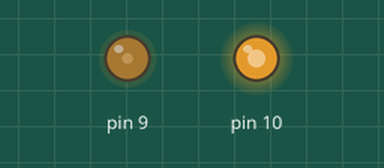
A sketch run on a simulated Arduino Uno, built with avr-gcc and run on an emulated ATmega328P. Parts: output pins drawn as LEDs (lit = HIGH).

Above: at 0.1 s.
Timing chart, 0 to 1.6 s (numbered marks = the images above):
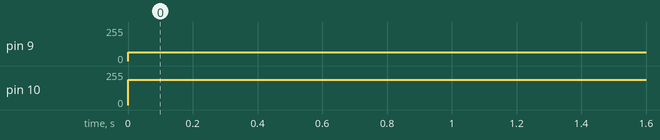

The sketch:

half_bridge_pwm.ino
```cpp
/*
 * Based on:
 *  https://docs.arduino.cc/tutorials/generic/secrets-of-arduino-pwm
 *
 */

void setupPWM16(int resolution)
{
  /* disable interrupts */
  cli();

  /*  Output Compare Registers OCRnA and OCRnB
   *   set the levels at which outputs A and B will be affected
   *   When the timer value matches the register value, the
   *   corresponding output will be modified as specified by the mode
   */
  OCR1A = 0;
  OCR1B = 0;

  /* Set Port B pins 1 and 2 as outputs (page 72 and 280)
   * Arduino UNO Pins 9 and 10
   */
  DDRB  |= _BV(DDB1) | _BV(DDB2);

  /* WGM   -> Wave form generation bits:
   *          -> control the overall mode of the timer
   *          -> These bits are split between TCCRnA and TCCRnB
   *
   * CS    -> Clock Select bits
   *          -> control the clock prescaler
   *
   * COMnA -> Compare Match Output A Mode bits
   *          -> enable/disable/invert output A
   *
   * COMnB -> Compare Match Output B Mode bits
   *          -> enable/disable/invert output B
   */

  /* Mode 14: FAST PWM => TOP -> OCR1A  (Pag 109: Table 15-5)
   *  WGM13 = 1 & WGM12 = 1 & WGM11 = 1
   */
  TCCR1A = _BV(COM1A1)                  /* Ch-A non-inverting (Pag 109: Table 15-4) */
         | _BV(COM1B1) | _BV(COM1B0)    /* Ch-B inverting (Pag 109: Table 15-4) */
         | _BV(WGM11);

  TCCR1B = _BV(WGM13) | _BV(WGM12)
         | _BV(CS10);                   /* no prescaler (Pag 110: Table 15-5) */

  /* TOP counter value (freeing OCR1A */
  ICR1 = ( 0xffff >> (16-resolution) ) | 0xFF;

  /* enable interrupts */
  sei();
}

/* 16-bit version of analogWrite(). Works only on pins 9 and 10. */
void analogWrite16(uint8_t pin, uint16_t val)
{
  switch (pin) {
    case  9: OCR1A = val; break;
    case 10: OCR1B = val; break;
  }
}

void setup()
{
  setupPWM16( 9 );
}

void loop()
{
  analogWrite16(9,128);
  analogWrite16(10,128);
}
```

Measured:
- by itself, pin 9: 0/255 → 64/255 at 0.00 s
- by itself, pin 10: 0/255 → 191/255 at 0.00 s
